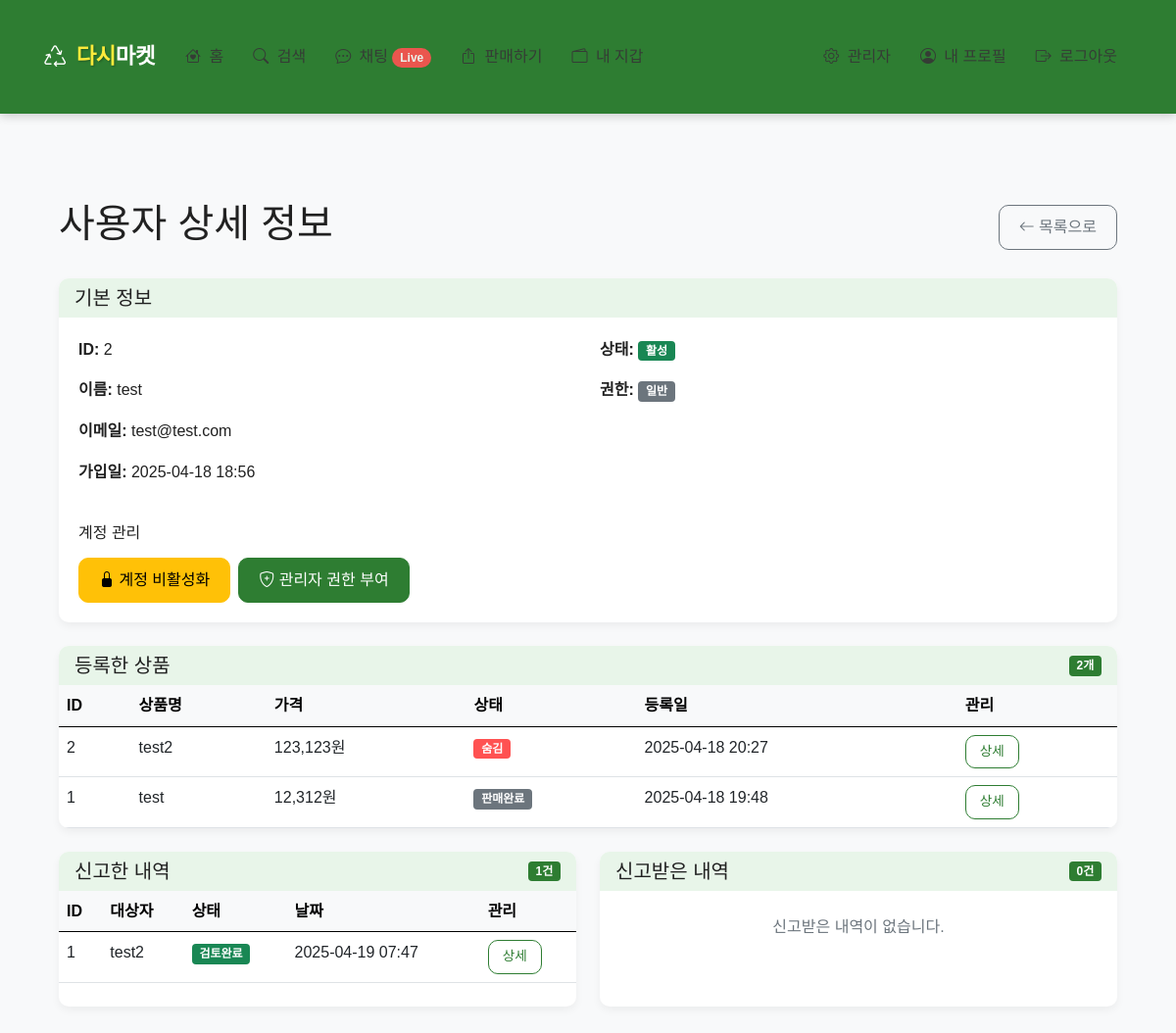
The page /admin/users/2 (signed in) on the database its author committed.
### app/models.py (models this page shows, shortened)
class User(UserMixin, db.Model):
    __tablename__ = 'users'
    id = db.Column(db.Integer, primary_key=True)
    email = db.Column(db.String(120), unique=True, nullable=False)
    password_hash = db.Column(db.String(256), nullable=False)
    username = db.Column(db.String(64), nullable=False)
    profile_image = db.Column(db.String(120), nullable=True)
    created_at = db.Column(db.DateTime, default=datetime.utcnow)
    is_admin = db.Column(db.Boolean, default=False)
    is_active = db.Column(db.Boolean, default=True)
    products = db.relationship('Product', backref='seller', lazy='dynamic')
    wallet = db.relationship('Wallet', backref='user', uselist=False)

class Product(db.Model):
    __tablename__ = 'products'
    id = db.Column(db.Integer, primary_key=True)
    title = db.Column(db.String(120), nullable=False)
    description = db.Column(db.Text, nullable=False)
    price = db.Column(db.Integer, nullable=False)
    category = db.Column(db.String(50), nullable=False)
    location = db.Column(db.String(100), nullable=False)
    seller_id = db.Column(db.Integer, db.ForeignKey('users.id'), nullable=False)
    status = db.Column(db.String(20), default='active')  # active, sold, hidden
    created_at = db.Column(db.DateTime, default=datetime.utcnow)
    updated_at = db.Column(db.DateTime, default=datetime.utcnow, onupdate=datetime.utcnow)
    images = db.relationship('ProductImage', backref='product', lazy='dynamic', cascade='all, delete-orphan')
    transfers = db.relationship('Transfer', backref='product', lazy='dynamic')

class Report(db.Model):
    __tablename__ = 'reports'
    id = db.Column(db.Integer, primary_key=True)
    reporter_id = db.Column(db.Integer, db.ForeignKey('users.id'), nullable=False)
    reported_id = db.Column(db.Integer, db.ForeignKey('users.id'), nullable=True)
    product_id = db.Column(db.Integer, db.ForeignKey('products.id'), nullable=True)
    reason = db.Column(db.Text, nullable=False)
    status = db.Column(db.String(20), default='pending')  # pending, reviewed, dismissed
    created_at = db.Column(db.DateTime, default=datetime.utcnow)
    reporter = db.relationship('User', foreign_keys=[reporter_id], backref='reported_reports')
    reported = db.relationship('User', foreign_keys=[reported_id], backref='received_reports')
    product = db.relationship('Product', backref='reports')

### app/admin/routes.py (the view, shortened to what this page needs)
@bp.route('/users/<int:user_id>', methods=['GET', 'POST'])
@login_required
@admin_required
def user_detail(user_id):
    user = User.query.get_or_404(user_id)
    products = Product.query.filter_by(seller_id=user.id).order_by(desc(Product.created_at)).limit(5).all()
    reports_filed = Report.query.filter_by(reporter_id=user.id).order_by(desc(Report.created_at)).limit(5).all()
    reports_received = Report.query.filter_by(reported_id=user.id).order_by(desc(Report.created_at)).limit(5).all()
    return render_template('admin/user_detail.html', title=f'사용자 {user.username}',
                          user=user, products=products,
                          reports_filed=reports_filed, reports_received=reports_received)

### app/admin/routes.py (called while the page is built)
def admin_required(f):
    @wraps(f)
    def decorated_function(*args, **kwargs):
        if not current_user.is_authenticated or not current_user.is_admin:
            flash('관리자 권한이 필요합니다.')
            return redirect(url_for('main.index'))
        return f(*args, **kwargs)
    return decorated_function

### app/models.py (called while the page is built)
@login_manager.user_loader
def load_user(id):
    return User.query.get(int(id))

### app/templates/admin/user_detail.html (shortened to what this page needs)
{% extends 'base.html' %}
{% block content %}
<div class="container mt-4">
    <div class="d-flex justify-content-between align-items-center mb-4">
        <h1>사용자 상세 정보</h1>
        <a href="{{ url_for('admin.users') }}" class="btn btn-outline-secondary">
            <i class="bi bi-arrow-left"></i> 목록으로
        </a>
    </div>
    <div class="card mb-4">
        <div class="card-header">
            <h5 class="mb-0">기본 정보</h5>
        </div>
        <div class="card-body">
            <div class="row">
                <div class="col-md-6">
                    <p><strong>ID:</strong> {{ user.id }}</p>
                    <p><strong>이름:</strong> {{ user.username }}</p>
                    <p><strong>이메일:</strong> {{ user.email }}</p>
                    <p><strong>가입일:</strong> {{ user.created_at|format_datetime }}</p>
                </div>
                <div class="col-md-6">
                    <p>
                        <strong>상태:</strong>
                        {% if user.is_active %}
                        <span class="badge bg-success">활성</span>
                        {% else %}
                        <span class="badge bg-danger">비활성</span>
                        {% endif %}
                    </p>
                    <p>
                        <strong>권한:</strong>
                        {% if user.is_admin %}
                        <span class="badge bg-primary">관리자</span>
                        {% else %}
                        <span class="badge bg-secondary">일반</span>
                        {% endif %}
                    </p>
                </div>
            </div>
            <div class="mt-4">
                <h6 class="mb-3">계정 관리</h6>
                <form method="post" action="{{ url_for('admin.user_detail', user_id=user.id) }}" class="d-flex gap-2 flex-wrap">
                    {% if user.is_active %}
                    <button type="submit" name="action" value="deactivate" class="btn btn-warning">
                        <i class="bi bi-lock-fill"></i> 계정 비활성화
                    </button>
                    {% else %}
                    <button type="submit" name="action" value="activate" class="btn btn-success">
                        <i class="bi bi-unlock-fill"></i> 계정 활성화
                    </button>
                    {% endif %}
                    {% if user.is_admin %}
                    <button type="submit" name="action" value="remove_admin" class="btn btn-danger">
                        <i class="bi bi-shield-minus"></i> 관리자 권한 해제
                    </button>
                    {% else %}
                    <button type="submit" name="action" value="make_admin" class="btn btn-primary">
                        <i class="bi bi-shield-plus"></i> 관리자 권한 부여
                    </button>
                    {% endif %}
                </form>
            </div>
        </div>
    </div>
    <div class="card mb-4">
        <div class="card-header d-flex justify-content-between align-items-center">
            <h5 class="mb-0">등록한 상품</h5>
            <span class="badge bg-primary">{{ products|length }}개</span>
        </div>
        <div class="card-body p-0">
            {% if products %}
            <div class="table-responsive">
                <table class="table table-hover mb-0">
                    <thead class="table-light">
                        <tr>
                            <th>ID</th>
                            <th>상품명</th>
                            <th>가격</th>
                            <th>상태</th>
                            <th>등록일</th>
                            <th>관리</th>
                        </tr>
                    </thead>
                    <tbody>
                        {% for product in products %}
                        <tr>
                            <td>{{ product.id }}</td>
                            <td>{{ product.title }}</td>
                            <td>{{ product.price|format_number }}원</td>
                            <td>
                                {% if product.status == 'active' %}
                                <span class="badge bg-success">판매중</span>
                                {% elif product.status == 'sold' %}
                                <span class="badge bg-secondary">판매완료</span>
                                {% else %}
                                <span class="badge bg-danger">숨김</span>
                                {% endif %}
                            </td>
                            <td>{{ product.created_at|format_datetime }}</td>
                            <td>
                                <a href="{{ url_for('admin.product_detail', product_id=product.id) }}" class="btn btn-sm btn-outline-primary">상세</a>
                            </td>
                        </tr>
                        {% endfor %}
                    </tbody>
                </table>
            </div>
            {% else %}
            <div class="p-4 text-center text-muted">
                등록한 상품이 없습니다.
            </div>
            {% endif %}
        </div>
    </div>
    <div class="row">
        <div class="col-md-6">
            <div class="card mb-4">
                <div class="card-header d-flex justify-content-between align-items-center">
                    <h5 class="mb-0">신고한 내역</h5>
                    <span class="badge bg-primary">{{ reports_filed|length }}건</span>
                </div>
                <div class="card-body p-0">
                    {% if reports_filed %}
                    <div class="table-responsive">
                        <table class="table table-hover mb-0">
                            <thead class="table-light">
                                <tr>
                                    <th>ID</th>
                                    <th>대상자</th>
                                    <th>상태</th>
                                    <th>날짜</th>
                                    <th>관리</th>
                                </tr>
                            </thead>
                            <tbody>
                                {% for report in reports_filed %}
                                <tr>
                                    <td>{{ report.id }}</td>
                                    <td>{{ report.reported.username }}</td>
                                    <td>
                                        {% if report.status == 'pending' %}
                                        <span class="badge bg-warning text-dark">대기중</span>
                                        {% elif report.status == 'reviewed' %}
                                        <span class="badge bg-success">검토완료</span>
                                        {% else %}
                                        <span class="badge bg-danger">기각됨</span>
                                        {% endif %}
                                    </td>
                                    <td>{{ report.created_at|format_datetime }}</td>
                                    <td>
                                        <a href="{{ url_for('admin.report_detail', report_id=report.id) }}" class="btn btn-sm btn-outline-primary">상세</a>
                                    </td>
                                </tr>
                                {% endfor %}
                            </tbody>
                        </table>
                    </div>
                    {% else %}
                    <div class="p-4 text-center text-muted">
                        신고한 내역이 없습니다.
                    </div>
                    {% endif %}
                </div>
            </div>
        </div>
        <div class="col-md-6">
            <div class="card mb-4">
                <div class="card-header d-flex justify-content-between align-items-center">
                    <h5 class="mb-0">신고받은 내역</h5>
                    <span class="badge bg-primary">{{ reports_received|length }}건</span>
                </div>
                <div class="card-body p-0">
                    {% if reports_received %}
                    <div class="table-responsive">
                        <table class="table table-hover mb-0">
                            <thead class="table-light">
                                <tr>
                                    <th>ID</th>
                                    <th>신고자</th>
                                    <th>상태</th>
                                    <th>날짜</th>
                                    <th>관리</th>
                                </tr>
                            </thead>
                            <tbody>
                                {% for report in reports_received %}
                                <tr>
                                    <td>{{ report.id }}</td>
                                    <td>{{ report.reporter.username }}</td>
                                    <td>
                                        {% if report.status == 'pending' %}
                                        <span class="badge bg-warning text-dark">대기중</span>
                                        {% elif report.status == 'reviewed' %}
                                        <span class="badge bg-success">검토완료</span>
                                        {% else %}
                                        <span class="badge bg-danger">기각됨</span>
                                        {% endif %}
                                    </td>
                                    <td>{{ report.created_at|format_datetime }}</td>
                                    <td>
                                        <a href="{{ url_for('admin.report_detail', report_id=report.id) }}" class="btn btn-sm btn-outline-primary">상세</a>
                                    </td>
                                </tr>
                                {% endfor %}
                            </tbody>
                        </table>
                    </div>
                    {% else %}
                    <div class="p-4 text-center text-muted">
                        신고받은 내역이 없습니다.
                    </div>
                    {% endif %}
                </div>
            </div>
        </div>
    </div>
</div>
{% endblock %}

### app/static/css/style.css (style rules this page uses)
:root { --primary-color: #FF7E36; --secondary-color: #56C4C5; --accent-color: #3A86FF; --light-color: #FFF8F0; --dark-color: #363636; --gray-color: #f8f9fa; --border-radius: 10px; --box-shadow: 0 4px 12px rgba(0, 0, 0, 0.08); }
body { font-family: 'Pretendard', 'Noto Sans KR', -apple-system, BlinkMacSystemFont, sans-serif; background-color: var(--light-color); color: var(--dark-color); line-height: 1.6; padding-bottom: 0; }
.btn { border-radius: var(--border-radius); font-weight: 500; padding: 10px 20px; transition: all 0.2s ease; }
.btn-primary { background-color: var(--primary-color) !important; border-color: var(--primary-color) !important; }
.btn-outline-primary { color: var(--primary-color) !important; border-color: var(--primary-color) !important; }
.btn-sm { padding: 6px 14px; font-size: 0.85rem; }
.container { padding: 20px 15px; }
.card { border-radius: var(--border-radius); border: none; box-shadow: var(--box-shadow); transition: transform 0.3s ease, box-shadow 0.3s ease; overflow: hidden; height: 100%; background-color: white; }
.card-body { padding: 1.25rem; }

### app/templates/base.html (style rules this page uses)
:root { --primary-color: #2E7D32; --secondary-color: #1B5E20; --accent-color: #FF5252; --accent-color-dark: #D32F2F; --background-color: #F8F9FA; --light-accent: #E8F5E9; --text-color: #212121; --light-text: #FFFFFF; --border-radius: 10px; }
body { font-family: 'Pretendard', 'Noto Sans KR', sans-serif; background-color: var(--background-color); color: var(--text-color); }
.btn-primary { background-color: var(--primary-color); border-color: var(--primary-color); color: var(--light-text); }
.btn-outline-primary { color: var(--primary-color); border-color: var(--primary-color); }
.card { border-radius: var(--border-radius); box-shadow: 0 4px 8px rgba(0, 0, 0, 0.05); border: none; }
.card-header { background-color: var(--light-accent); border-bottom: none; font-weight: 600; }
.badge.bg-primary { background-color: var(--primary-color) !important; }
.badge.bg-danger { background-color: var(--accent-color) !important; }
.bg-primary { background-color: var(--primary-color) !important; }

### rows shown on the page
User: id "2", username "test", email "test@test.com", created_at "2025-04-18 18:56"
Product: id "2", title "test2", price "123,123", status "숨김", created_at "2025-04-18 20:27"
Product: id "1", title "test", price "12,312", status "판매완료", created_at "2025-04-18 19:48"
Report: id "1", reported.username "test2", status "검토완료", created_at "2025-04-19 07:47"

### other values the page prints
{{ products|length }} "2"
{{ reports_filed|length }} "1"
{{ reports_received|length }} "0"
